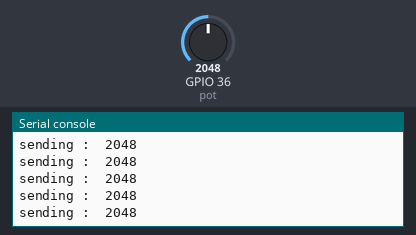
Bench run of a program on a simulated ESP32 board running MicroPython. On the bench: the last lines printed to the serial console. The test bench sets the inputs (shaded band); at power-on: GPIO 36 (pot) = 2048 (analog values on the 0–4095 scale). WiFi joins after 1.5 s.

Above: at 2.7 s.
2.8 s: GPIO 36 (pot) set to 2866
At 3.07 s:
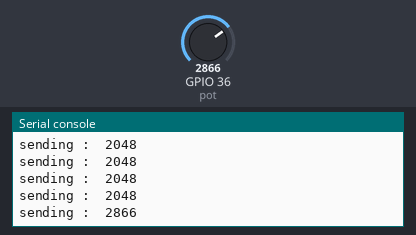
4.3 s: GPIO 36 (pot) set to 3603
At 4.32 s:
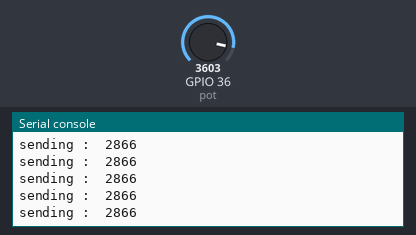
Timing chart, 0 to 7.3 s (numbered marks = the images above; inputs shaded):
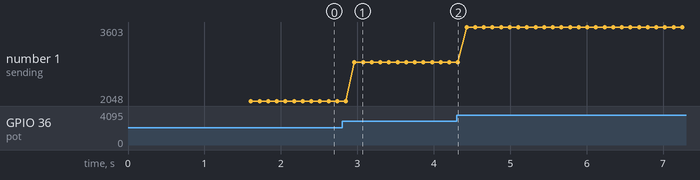

The program:

socket-send-adc.py
```python
from machine import Pin, ADC
from utime import sleep
import network
import socket
import gc
gc.collect()

# wireless name and password
SSID = 'MCU'
PASSWORD = '12345'

#socket values
SRV_ADDR = "192.168.4.1"
PORT = 8080

# preparations for ADC input
pot = ADC(Pin(36))             # on most boards, pin 36 is ADC0
pot.atten(ADC.ATTN_11DB)       # Full range: 3.3v
pot.width(ADC.WIDTH_12BIT)     # set 9 bit return values (returned range 0-511)

# activate network and connect to access point
station = network.WLAN(network.STA_IF)
station.active(True)
station.connect(SSID)

while station.isconnected() == False:
    pass

print('Connection successful')
print(station.ifconfig())

# Function to manage sending socket data
def sendData(data):
    SOCK = socket.socket()
    addr = socket.getaddrinfo(SRV_ADDR, PORT)[0][-1]
    SOCK.connect(addr)
    SOCK.write(str(data))
    SOCK.close()

# boolean flag for our button
buttonFlag = True

while True:

    # read the potentiometer and store its' value
    pot_value = pot.read()

    # send the value to the server
    sendData(str(pot_value))
    print("sending : ", pot_value)

    # tiny delay
    sleep(.01)
```

Measured:
- after the input at 2.8 s, the serial console: prints a new line after 0.16 s (image 1)
- plotted number 1: 2048 → 2866 after the input at 2.8 s, 2866 → 3603 after the input at 4.3 s
